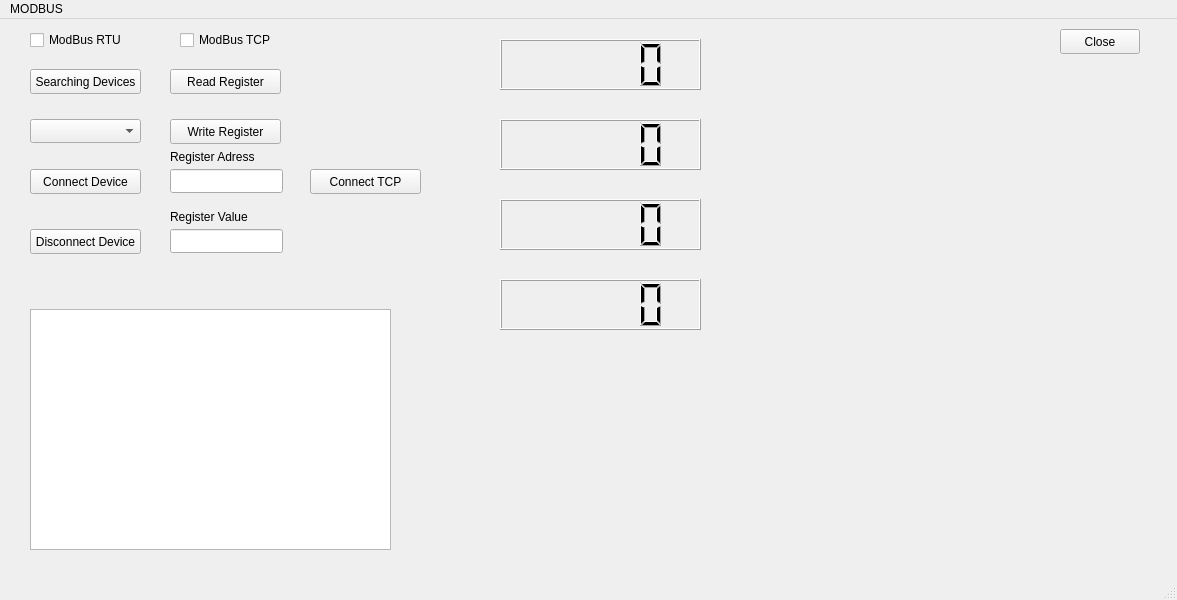
<?xml version="1.0" encoding="UTF-8"?>
<ui version="4.0">
 <class>MainWindow</class>
 <widget class="QMainWindow" name="MainWindow">
  <property name="geometry">
   <rect>
    <x>0</x>
    <y>0</y>
    <width>1177</width>
    <height>600</height>
   </rect>
  </property>
  <property name="windowTitle">
   <string>MainWindow</string>
  </property>
  <widget class="QWidget" name="centralwidget">
   <widget class="QPushButton" name="pushButtonSearchDevice">
    <property name="geometry">
     <rect>
      <x>30</x>
      <y>50</y>
      <width>111</width>
      <height>25</height>
     </rect>
    </property>
    <property name="text">
     <string>Searching Devices</string>
    </property>
   </widget>
   <widget class="QPushButton" name="pushButtonConnectDevice">
    <property name="geometry">
     <rect>
      <x>30</x>
      <y>150</y>
      <width>111</width>
      <height>25</height>
     </rect>
    </property>
    <property name="text">
     <string>Connect Device</string>
    </property>
   </widget>
   <widget class="QPushButton" name="pushButtonDisconnectDevice">
    <property name="geometry">
     <rect>
      <x>30</x>
      <y>210</y>
      <width>111</width>
      <height>25</height>
     </rect>
    </property>
    <property name="text">
     <string>Disconnect Device</string>
    </property>
   </widget>
   <widget class="QComboBox" name="comboBoxDevicesList">
    <property name="geometry">
     <rect>
      <x>30</x>
      <y>100</y>
      <width>111</width>
      <height>24</height>
     </rect>
    </property>
   </widget>
   <widget class="QTextEdit" name="textEditLogs">
    <property name="geometry">
     <rect>
      <x>30</x>
      <y>290</y>
      <width>361</width>
      <height>241</height>
     </rect>
    </property>
   </widget>
   <widget class="QPushButton" name="pushButton_Read_Register">
    <property name="geometry">
     <rect>
      <x>170</x>
      <y>50</y>
      <width>111</width>
      <height>25</height>
     </rect>
    </property>
    <property name="text">
     <string>Read Register</string>
    </property>
   </widget>
   <widget class="QPushButton" name="pushButton_Write_Register">
    <property name="geometry">
     <rect>
      <x>170</x>
      <y>100</y>
      <width>111</width>
      <height>25</height>
     </rect>
    </property>
    <property name="text">
     <string>Write Register</string>
    </property>
   </widget>
   <widget class="QLineEdit" name="lineEdit_SetRegisterAdress">
    <property name="geometry">
     <rect>
      <x>170</x>
      <y>150</y>
      <width>113</width>
      <height>24</height>
     </rect>
    </property>
   </widget>
   <widget class="QLineEdit" name="lineEdit_SetRegisterValue">
    <property name="geometry">
     <rect>
      <x>170</x>
      <y>210</y>
      <width>113</width>
      <height>24</height>
     </rect>
    </property>
   </widget>
   <widget class="QLabel" name="label">
    <property name="geometry">
     <rect>
      <x>170</x>
      <y>130</y>
      <width>111</width>
      <height>16</height>
     </rect>
    </property>
    <property name="text">
     <string>Register Adress</string>
    </property>
    <property name="textFormat">
     <enum>Qt::AutoText</enum>
    </property>
    <property name="scaledContents">
     <bool>false</bool>
    </property>
   </widget>
   <widget class="QLabel" name="label_2">
    <property name="geometry">
     <rect>
      <x>170</x>
      <y>190</y>
      <width>111</width>
      <height>16</height>
     </rect>
    </property>
    <property name="text">
     <string>Register Value</string>
    </property>
   </widget>
   <widget class="QPushButton" name="pushButton_Clouse">
    <property name="geometry">
     <rect>
      <x>1060</x>
      <y>10</y>
      <width>80</width>
      <height>25</height>
     </rect>
    </property>
    <property name="text">
     <string>Close</string>
    </property>
   </widget>
   <widget class="QLCDNumber" name="lcdNumber_L1">
    <property name="geometry">
     <rect>
      <x>500</x>
      <y>20</y>
      <width>201</width>
      <height>51</height>
     </rect>
    </property>
   </widget>
   <widget class="QPushButton" name="pushButton_ConnectTCP">
    <property name="geometry">
     <rect>
      <x>310</x>
      <y>150</y>
      <width>111</width>
      <height>25</height>
     </rect>
    </property>
    <property name="text">
     <string>Connect TCP</string>
    </property>
   </widget>
   <widget class="QLCDNumber" name="lcdNumber_L2">
    <property name="geometry">
     <rect>
      <x>500</x>
      <y>100</y>
      <width>201</width>
      <height>51</height>
     </rect>
    </property>
   </widget>
   <widget class="QLCDNumber" name="lcdnumber_L3">
    <property name="geometry">
     <rect>
      <x>500</x>
      <y>180</y>
      <width>201</width>
      <height>51</height>
     </rect>
    </property>
   </widget>
   <widget class="QLCDNumber" name="lcdNumber_Freq">
    <property name="geometry">
     <rect>
      <x>500</x>
      <y>260</y>
      <width>201</width>
      <height>51</height>
     </rect>
    </property>
   </widget>
   <widget class="QCheckBox" name="checkBoxModBusRTU">
    <property name="geometry">
     <rect>
      <x>30</x>
      <y>10</y>
      <width>111</width>
      <height>22</height>
     </rect>
    </property>
    <property name="text">
     <string>ModBus RTU</string>
    </property>
   </widget>
   <widget class="QCheckBox" name="checkBoxModBusTCP">
    <property name="geometry">
     <rect>
      <x>180</x>
      <y>10</y>
      <width>101</width>
      <height>22</height>
     </rect>
    </property>
    <property name="text">
     <string>ModBus TCP</string>
    </property>
   </widget>
  </widget>
  <widget class="QMenuBar" name="menubar">
   <property name="geometry">
    <rect>
     <x>0</x>
     <y>0</y>
     <width>1177</width>
     <height>25</height>
    </rect>
   </property>
   <widget class="QMenu" name="menuMODBUS">
    <property name="title">
     <string>MODBUS</string>
    </property>
   </widget>
   <addaction name="menuMODBUS"/>
  </widget>
  <widget class="QStatusBar" name="statusbar"/>
 </widget>
 <resources/>
 <connections/>
</ui>
